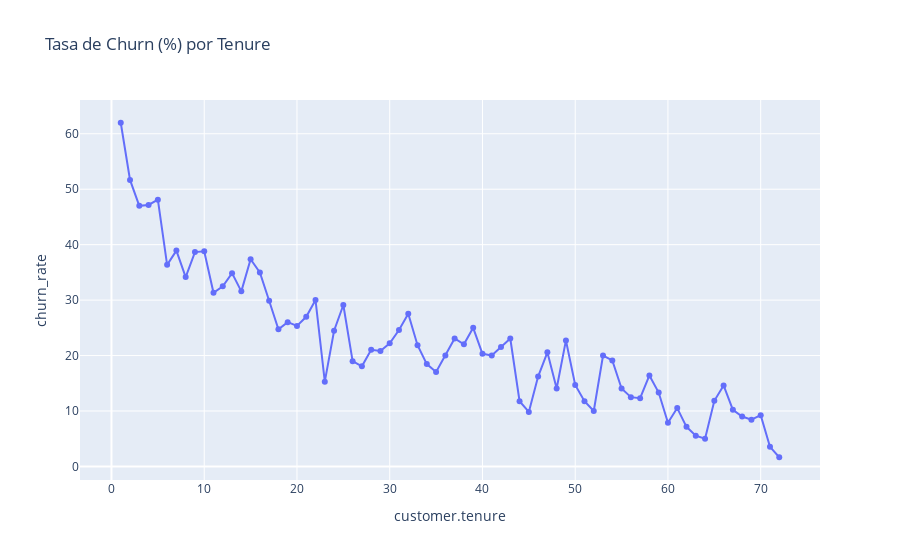

Notebook code cell kept with this figure:
### Code cell
fig = px.line(df_grouped.reset_index(),
              x = 'customer.tenure',
              y = 'churn_rate',
              markers= True,
              title= 'Tasa de Churn (%) por Tenure')
fig.show()

### Figure 1 — Plotly figure (JSON) as saved in the notebook; plotly's stock layout.template omitted (floating-point values rounded to 4 significant figures)
{"data": [{"hovertemplate": "customer.tenure=%{x}<br>churn_rate=%{y}<extra></extra>", "legendgroup": "", "line": {"color": "#636efa", "dash": "solid"}, "marker": {"symbol": "circle"}, "mode": "lines+markers", "name": "", "orientation": "v", "showlegend": false, "type": "scatter", "x": [1, 2, 3, 4, 5, 6, 7, 8, 9, 10, 11, 12, 13, 14, 15, 16, 17, 18, 19, 20, 21, 22, 23, 24, 25, 26, 27, 28, 29, 30, 31, 32, 33, 34, 35, 36, 37, 38, 39, 40, 41, 42, 43, 44, 45, 46, 47, 48, 49, 50, 51, 52, 53, 54, 55, 56, 57, 58, 59, 60, 61, 62, 63, 64, 65, 66, 67, 68, 69, 70, 71, 72], "xaxis": "x", "y": [61.99, 51.68, 47.0, 47.16, 48.12, 36.36, 38.93, 34.15, 38.66, 38.79, 31.31, 32.48, 34.86, 31.58, 37.37, 35.0, 29.89, 24.74, 26.03, 25.35, 26.98, 30.0, 15.29, 24.47, 29.11, 18.99, 18.06, 21.05, 20.83, 22.22, 24.62, 27.54, 21.88, 18.46, 17.05, 20.0, 23.08, 22.03, 25.0, 20.31, 20.0, 21.54, 23.08, 11.76, 9.836, 16.22, 20.59, 14.06, 22.73, 14.71, 11.76, 10.0, 20.0, 19.12, 14.06, 12.5, 12.31, 16.42, 13.33, 7.895, 10.53, 7.143, 5.556, 5.0, 11.84, 14.61, 10.2, 9.0, 8.421, 9.244, 3.529, 1.657], "yaxis": "y"}], "layout": {"legend": {"tracegroupgap": 0}, "title": {"text": "Tasa de Churn (%) por Tenure"}, "xaxis": {"anchor": "y", "domain": [0, 1], "title": {"text": "customer.tenure"}}, "yaxis": {"anchor": "x", "domain": [0, 1], "title": {"text": "churn_rate"}}}}
